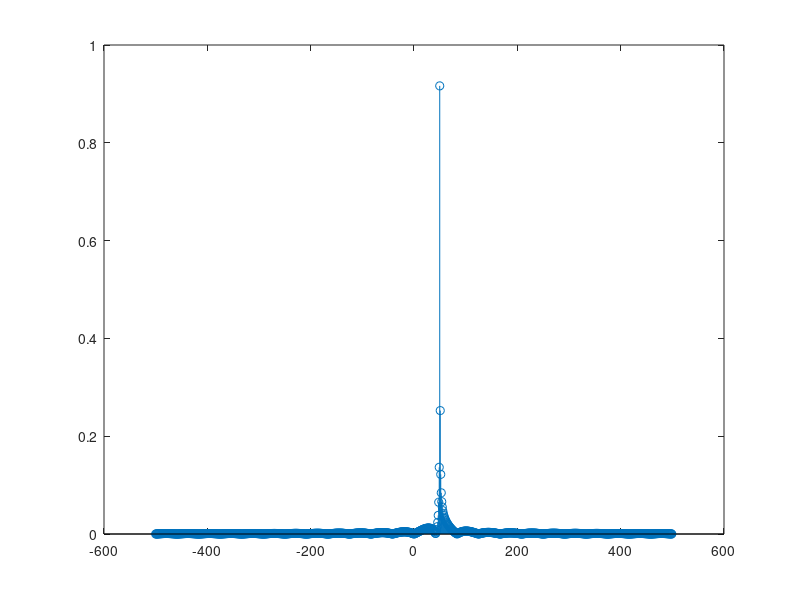

The MATLAB script that drew this image: (Note: this script raises an error after producing the figure.)
clear; clc; close all;
%%
fs = 1000;
ts = 1/fs;

f0 = 50;
N = 1000;

t = (0:N-1)*ts;
x = exp(1j*2*pi*f0*t);

K = 2^nextpow2(N);
X = abs(fftshift(fft(x,K)/K));
f = ((0:K-1)/K - 1/2)*fs;

figure(1)
stem(f,X)
vline(f0)
grid on